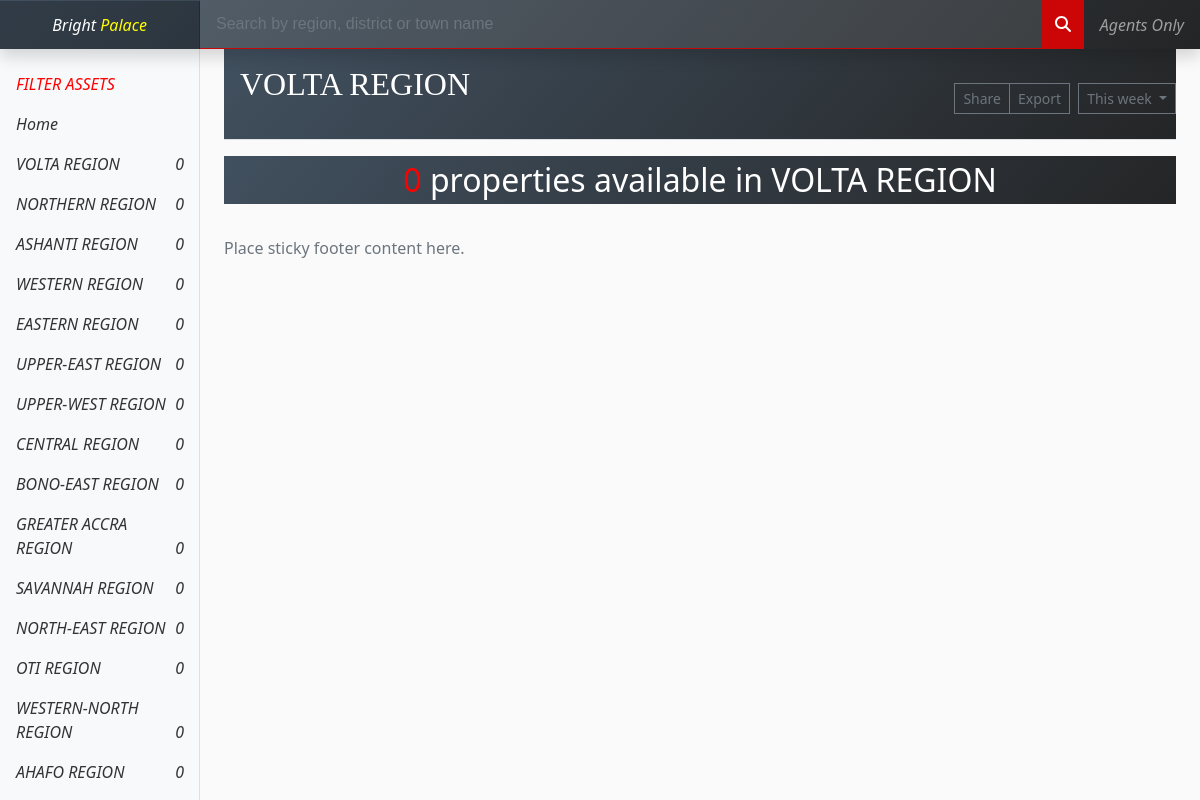
The app's page /regoion-filter/10/ with its own data.
### core/models.py (models this page shows, shortened)
class Region(models.Model):
    name = models.CharField(max_length=50, null=True)

### core/views.py (the view)
# urls.py: path('regoion-filter/<str:pk>/', views.region_filter, name='region-filter'),
def region_filter(request, pk):
    property = Property.objects.all()
    category = Category.objects.all()
    regions = Region.objects.all()
    q = request.GET.get('q') if request.GET.get('q') != None else ''
    region = Region.objects.filter(name__icontains=q, id=pk)
    reg = Region.objects.get(id=pk)
    context = {'region':region,
                'regions':regions,
                'reg':reg,
                'property':property,
                'category':category,
            }
    return render(request, 'core/region-filter.html', context)

### core/templates/core/region-filter.html (shortened to what this page needs)
{% extends 'base.html' %}
{% block content %}
{% include 'navbar.html' %}
<div class="container-fluid">
    <div class="row">
    {% include 'sidebar.html' %}
        <main class="col-md-9 ms-sm-auto col-lg-10 px-md-4 ">
            <div class="topBanner d-flex justify-content-between flex-wrap flex-md-nowrap align-items-center pt-3 pb-2 mb-3 border-bottom">
                <h1 class="h2 ">{{ reg.name }}</h1>
                <div class="btn-toolbar mb-2 mb-md-0">
                    <div class="btn-group me-2">
                        <button type="button" class="btn btn-sm btn-outline-secondary">Share</button>
                        <button type="button" class="btn btn-sm btn-outline-secondary">Export</button>
                    </div>
                    <button type="button" class="btn btn-sm btn-outline-secondary dropdown-toggle">
                        This week
                    </button>
                </div>
            </div>
            <div class="">
                <div class="numContainer">
                    <div class="numP">
                        <p> <marquee scrolldelay="50" direction="left"><span style="color:rgb(255, 0, 0);">{{ reg.property_set.all.count }} </span> properties available in {{ reg.name }}</marquee></p>
                    </div>
                </div>
            </div>
            <footer class="footer mt-auto py-3 foot">
                <div class="mycontai ner contaier">
                    <span class="text-muted ">Place sticky footer content here.</span>
                </div>
            </footer>
        </main>
    </div>
</div>
{% endblock content %}

### templates/sidebar.html (shortened to what this page needs)
{% block sidebar %}
{% load static %}
<nav id="sidebarMenu" class="col-md-3 col-lg-2 d-md-block bg-light sidebar collapse">
    <div class="position-sticky pt-3">
        <ul class="nav flex-column">
            <li class="nav-item">
                <a class="nav-link active disabled" aria-current="page" href="#">
                    FILTER ASSETS
                </a>
            </li>
            <li class="nav-item">
                <a class="nav-link" href="{% url 'index' %}">
                    Home
                </a>
            </li>
            {% for i in regions %}
            <li class="nav-item">
               <a class="nav-link" href="{% url 'region-filter' i.id %}?q={{ i.name }} %}">
                   {{ i.name }}<span style="float: right;">{{i.property_set.all.count}}</span>
               </a>
           </li>
            {% endfor %}
        </ul>
    </div>
</nav>
{% endblock sidebar %}

### static/css/main.css (style rules this page uses)
body { background-color: hsl(0, 0%, 98%); }
h1,h2,h3,h4,h5,h6 { color:hsl(0, 0%, 30%); }
.btn { border-radius: 0; }
h1 { font-family: 'Playfair Display', serif; font-size: 59px; color: white; font-weight: 600; padding-bottom: 20px; }
p, input, textarea, label { font-family: 'Poppins', sans-serif; }
a { color: #828282; font-style: italic; }
.numContainer { margin-top: 0; background: linear-gradient(132deg, rgb(65, 80, 95) 0.00%, rgb(36, 37, 38) 100.00%); }
.numP p { margin-bottom: 1rem; margin-top: 0%; font-size: 2rem; padding: 0 2rem; color: rgb(255, 255, 255); font-weight: 600; text-align: center; }
.numP { color: white; text-align: center; font-size: 2rem; }
.topBanner { background: linear-gradient(132deg, rgb(65, 80, 95) 0.00%, rgb(36, 37, 38) 100.00%); margin: 0; }
.topBanner h1 { margin-left: 1rem; }

### static/css/horizontal-scroll.css (style rules this page uses)
* { box-sizing: border-box; }
ul { padding: 0; margin: 0; }

### static/css/index.css (style rules this page uses)
.sidebar { position: fixed; overflow-y: auto; overflow-x: hidden; top: 0; bottom: 0; left: 0; z-index: 100; padding: 48px 0 0; box-shadow: inset -1px 0 0 rgba(0, 0, 0, .1); }
.sidebar .nav-link { font-weight: 500; color: #333; }
.sidebar .nav-link.active { color: #2470dc; }
.sidebar .nav-link:hover, .sidebar .nav-link.active { color: red; }

### records on screen
Region: name "VOLTA REGION", property_set.all.count "0"
Region: name "NORTHERN REGION", property_set.all.count "0"
Region: name "ASHANTI REGION", property_set.all.count "0"
Region: name "WESTERN REGION", property_set.all.count "0"
Region: name "EASTERN REGION", property_set.all.count "0"
Region: name "UPPER-EAST REGION", property_set.all.count "0"
Region: name "UPPER-WEST REGION", property_set.all.count "0"
Region: name "CENTRAL REGION", property_set.all.count "0"
Region: name "BONO-EAST REGION", property_set.all.count "0"
Region: name "GREATER ACCRA REGION", property_set.all.count "0"
Region: name "SAVANNAH REGION", property_set.all.count "0"
Region: name "NORTH-EAST REGION", property_set.all.count "0"
Region: name "OTI REGION", property_set.all.count "0"
Region: name "WESTERN-NORTH REGION", property_set.all.count "0"
Region: name "AHAFO REGION", property_set.all.count "0"
